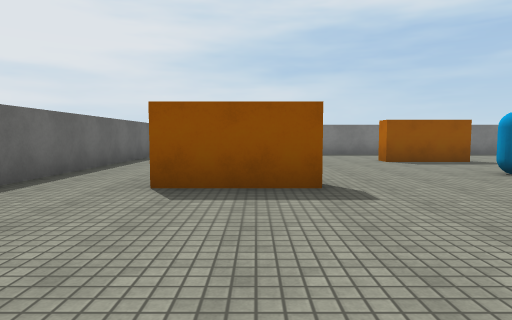
View 1 (above)

16 first-person views from a walk through a Unity game level. The camera is 1.2 m above the floor, tilts 4° down and sees 75° across. The floor is counted in squares, 2 m on a side. Each view is taken from the middle of a square. On the plan, view 1 faces up. The plan holds only what a view shows up to about 10 squares ahead; the rest is blank. The place goes on beyond the plan. Surface patterns are stand-ins for the level's own textures.

View 2
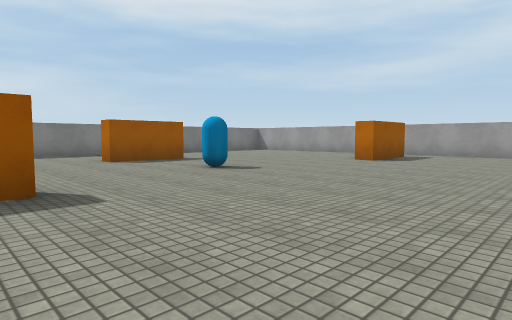

View 3
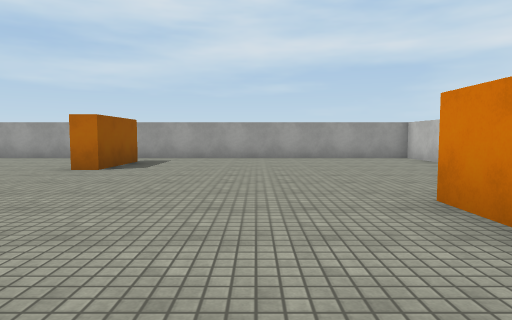

View 4
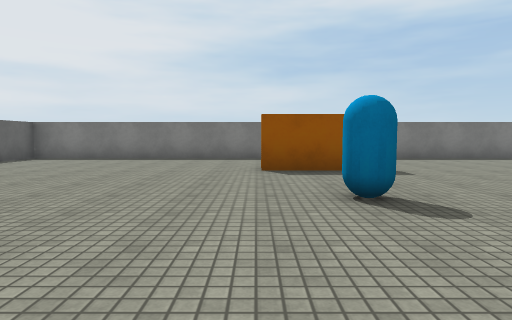

View 5
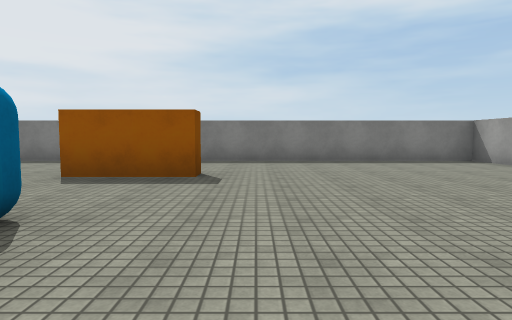

View 6
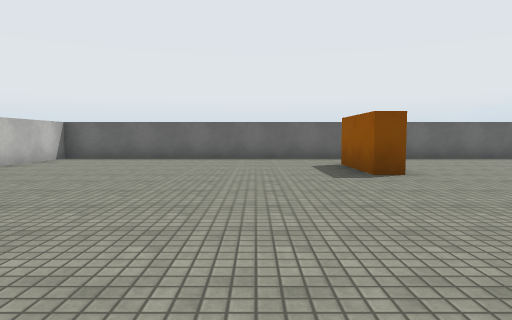

View 7
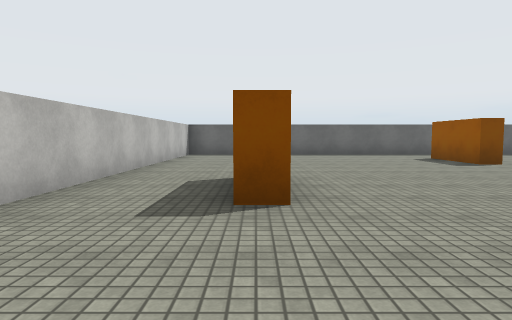

View 8
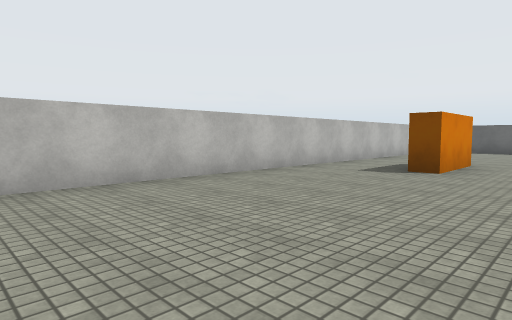

View 9
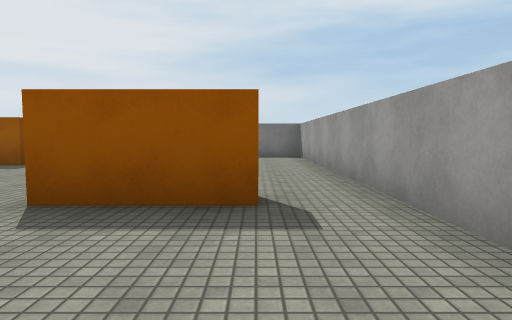

View 10
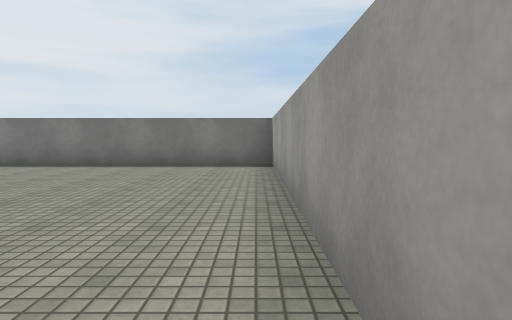

View 11
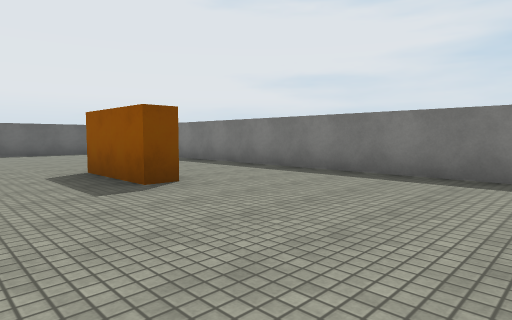

View 12
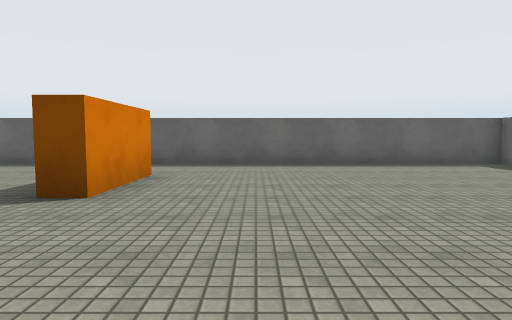

View 13
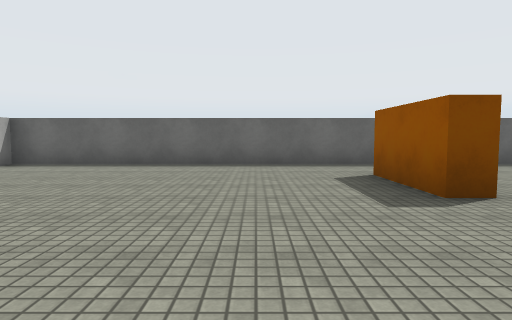

View 14
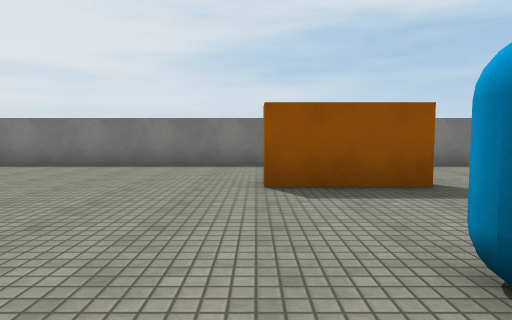

View 15
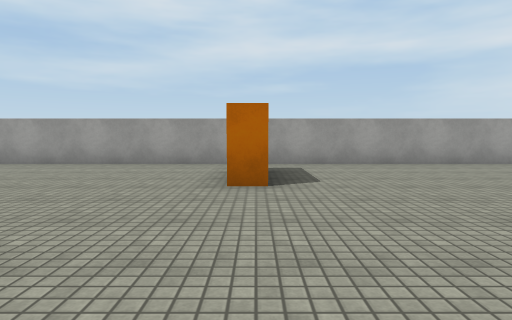

View 16
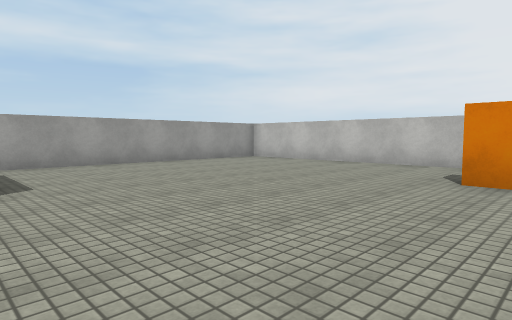

### Floor plan
Points are (right, up) in squares from view 1. A wall is a line through its corners. A room is listed if a view was taken in it or the views show most of it. See-through windows are left out.
Room 1 (views 1, 2, 3, 4, 5, 6, 7, 8, 9, 10, 11, 12, 13, 14, 15, 16)
walls: (5.1, 8.5) (5.1, 7.9) (3.1, 7.9) (3.1, 8.5); (3, -0.7) (5.1, -0.7) (5.1, -1.2); (-1.2, 4.4) (0.8, 4.4) (0.8, 3.9) (-1.2, 3.9); (10.1, 3.9) (8, 3.9) (8, 4.4); (-3.1, -3.2) (11.4, -3.2) (11.4, 11.3) (-3.1, 11.3) (-3.1, -3.2)
objects: capsule (4, 5)

Where each view was taken, in squares from view 1:
view 1: 0 up, 0 right, facing up
view 2: 0 up, 0 right, facing up-right
view 3: 1 up, 2 right, facing right
view 4: 2 up, 3 right, facing up
view 5: 3 up, 6 right, facing up
view 6: 2 up, 6 right, facing left
view 7: 1 down, 8 right, facing left
view 8: 1 up, 11 right, facing down-left
view 9: 1 up, 10 right, facing up
view 10: 4 up, 11 right, facing up
view 11: 6 up, 9 right, facing up-left
view 12: 6 up, 4 right, facing left
view 13: 2 up, 4 right, facing left
view 14: 4 up, 3 right, facing up
view 15: 4 up, 4 right, facing right
view 16: 4 up, 4 right, facing down-right
